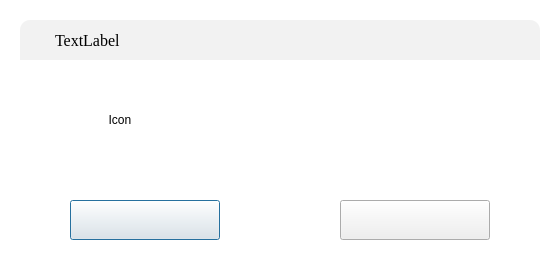
<?xml version="1.0" encoding="UTF-8"?>
<ui version="4.0">
 <class>MessageDialog</class>
 <widget class="QDialog" name="MessageDialog">
  <property name="geometry">
   <rect>
    <x>0</x>
    <y>0</y>
    <width>560</width>
    <height>280</height>
   </rect>
  </property>
  <property name="windowTitle">
   <string>Dialog</string>
  </property>
  <property name="styleSheet">
   <string notr="true">QDialog{
	background-color:transparent;
	border:none;
	border-radius:10px;
}</string>
  </property>
  <layout class="QGridLayout" name="gridLayout">
   <property name="leftMargin">
    <number>20</number>
   </property>
   <property name="topMargin">
    <number>20</number>
   </property>
   <property name="rightMargin">
    <number>20</number>
   </property>
   <property name="bottomMargin">
    <number>20</number>
   </property>
   <property name="spacing">
    <number>0</number>
   </property>
   <item row="0" column="0">
    <widget class="QFrame" name="frame_Dialog">
     <property name="styleSheet">
      <string notr="true">QFrame{
background-color:#FFFFFF;
	border-radius:10px;
}</string>
     </property>
     <property name="frameShape">
      <enum>QFrame::StyledPanel</enum>
     </property>
     <property name="frameShadow">
      <enum>QFrame::Raised</enum>
     </property>
     <layout class="QVBoxLayout" name="verticalLayout">
      <property name="spacing">
       <number>0</number>
      </property>
      <property name="leftMargin">
       <number>0</number>
      </property>
      <property name="topMargin">
       <number>0</number>
      </property>
      <property name="rightMargin">
       <number>0</number>
      </property>
      <property name="bottomMargin">
       <number>0</number>
      </property>
      <item>
       <widget class="QFrame" name="frame">
        <property name="minimumSize">
         <size>
          <width>0</width>
          <height>40</height>
         </size>
        </property>
        <property name="maximumSize">
         <size>
          <width>16777215</width>
          <height>45</height>
         </size>
        </property>
        <property name="styleSheet">
         <string notr="true">QFrame{
	border-top-left-radius:10px;
	border-top-right-radius:10px;
	border-bottom-left-radius:0px;
	border-bottom-right-radius:0px;
	background-color:#F2F2F2;
}</string>
        </property>
        <property name="frameShape">
         <enum>QFrame::StyledPanel</enum>
        </property>
        <property name="frameShadow">
         <enum>QFrame::Raised</enum>
        </property>
        <layout class="QHBoxLayout" name="horizontalLayout">
         <property name="spacing">
          <number>15</number>
         </property>
         <property name="leftMargin">
          <number>15</number>
         </property>
         <property name="topMargin">
          <number>10</number>
         </property>
         <property name="rightMargin">
          <number>15</number>
         </property>
         <property name="bottomMargin">
          <number>10</number>
         </property>
         <item>
          <widget class="QLabel" name="lbl_Decorate">
           <property name="minimumSize">
            <size>
             <width>5</width>
             <height>0</height>
            </size>
           </property>
           <property name="maximumSize">
            <size>
             <width>5</width>
             <height>16777215</height>
            </size>
           </property>
           <property name="text">
            <string/>
           </property>
          </widget>
         </item>
         <item>
          <widget class="QLabel" name="lbl_Title">
           <property name="font">
            <font>
             <family>Times New Roman</family>
             <pointsize>12</pointsize>
            </font>
           </property>
           <property name="text">
            <string>TextLabel</string>
           </property>
          </widget>
         </item>
        </layout>
       </widget>
      </item>
      <item>
       <layout class="QHBoxLayout" name="horizontalLayout_3">
        <property name="spacing">
         <number>20</number>
        </property>
        <property name="leftMargin">
         <number>50</number>
        </property>
        <property name="topMargin">
         <number>20</number>
        </property>
        <property name="rightMargin">
         <number>50</number>
        </property>
        <property name="bottomMargin">
         <number>20</number>
        </property>
        <item>
         <widget class="QLabel" name="lbl_Icon">
          <property name="maximumSize">
           <size>
            <width>100</width>
            <height>16777215</height>
           </size>
          </property>
          <property name="text">
           <string>Icon</string>
          </property>
          <property name="alignment">
           <set>Qt::AlignCenter</set>
          </property>
         </widget>
        </item>
        <item>
         <widget class="QLabel" name="lbl_Message">
          <property name="sizePolicy">
           <sizepolicy hsizetype="Preferred" vsizetype="Preferred">
            <horstretch>0</horstretch>
            <verstretch>0</verstretch>
           </sizepolicy>
          </property>
          <property name="minimumSize">
           <size>
            <width>0</width>
            <height>80</height>
           </size>
          </property>
          <property name="font">
           <font>
            <family>Times New Roman</family>
            <pointsize>12</pointsize>
           </font>
          </property>
          <property name="text">
           <string/>
          </property>
         </widget>
        </item>
       </layout>
      </item>
      <item>
       <layout class="QHBoxLayout" name="horizontalLayout_2">
        <property name="spacing">
         <number>10</number>
        </property>
        <property name="leftMargin">
         <number>50</number>
        </property>
        <property name="topMargin">
         <number>20</number>
        </property>
        <property name="rightMargin">
         <number>50</number>
        </property>
        <property name="bottomMargin">
         <number>20</number>
        </property>
        <item>
         <widget class="EffectButton" name="btn_OK">
          <property name="minimumSize">
           <size>
            <width>150</width>
            <height>40</height>
           </size>
          </property>
          <property name="maximumSize">
           <size>
            <width>150</width>
            <height>40</height>
           </size>
          </property>
          <property name="font">
           <font>
            <family>Times New Roman</family>
            <pointsize>14</pointsize>
           </font>
          </property>
          <property name="styleSheet">
           <string notr="true"/>
          </property>
          <property name="text">
           <string/>
          </property>
         </widget>
        </item>
        <item>
         <spacer name="horizontalSpacer">
          <property name="orientation">
           <enum>Qt::Horizontal</enum>
          </property>
          <property name="sizeHint" stdset="0">
           <size>
            <width>40</width>
            <height>20</height>
           </size>
          </property>
         </spacer>
        </item>
        <item>
         <widget class="EffectButton" name="btn_Cancel">
          <property name="minimumSize">
           <size>
            <width>150</width>
            <height>40</height>
           </size>
          </property>
          <property name="maximumSize">
           <size>
            <width>150</width>
            <height>40</height>
           </size>
          </property>
          <property name="font">
           <font>
            <family>Times New Roman</family>
            <pointsize>14</pointsize>
           </font>
          </property>
          <property name="text">
           <string/>
          </property>
         </widget>
        </item>
       </layout>
      </item>
     </layout>
    </widget>
   </item>
  </layout>
 </widget>
 <customwidgets>
  <customwidget>
   <class>EffectButton</class>
   <extends>QPushButton</extends>
   <header>CustomerWidget/Button/effectbutton.h</header>
  </customwidget>
 </customwidgets>
 <resources/>
 <connections/>
</ui>
